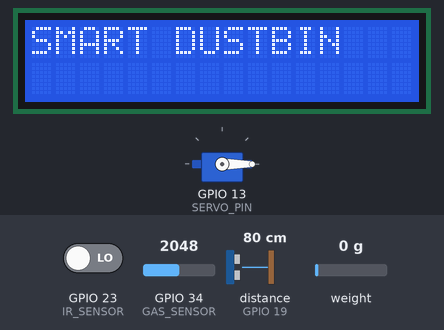
The sketch below on a simulated ESP32. Shown: 16×2 character LCD, servo. The inputs (shaded band) are chosen by the test bench; at power-on: GPIO 23 (IR_SENSOR) LOW, GPIO 34 (GAS_SENSOR) = 2048, distance to the obstacle (sensor on GPIO 19) 80 cm, weight on the scale 0 g. The echo pulse lasts 58.3 µs per cm; WiFi joins after 1.5 s; servers stay silent unless stated; uploads are accepted with an empty reply; the modem accepts every AT command (registered, SIM ready, sends succeed) and sends nothing else; what the sketch prints to the serial monitor is not drawn.

Above: at 0.1 s.
At 7.2 s:
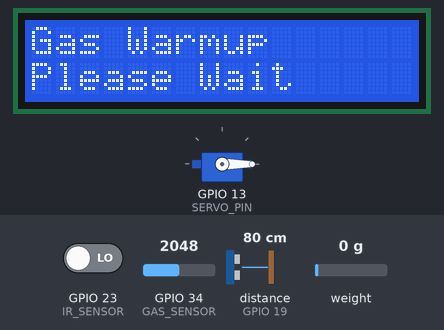
At 68.7 s:
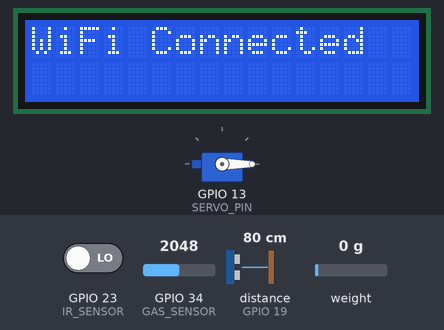
At 71.1 s:
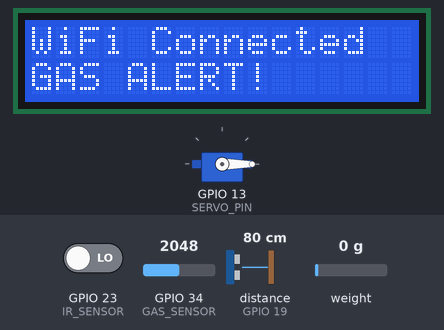

The sketch:

connection.ino
```cpp
#include <Wire.h>
#include <LiquidCrystal_I2C.h>
#include <ESP32Servo.h>
#include <WiFi.h>
#include <WiFiClientSecure.h>
#include <HTTPClient.h>
#include "HX711.h"

// ================= WIFI =================
const char* ssid = "iPhone";
const char* password = "ronaldo123";

// ================= SERVER =================
String serverURL = "https://smart-waste-server-p598.onrender.com/api/data";

// ================= LCD =================
LiquidCrystal_I2C lcd(0x27, 16, 2);

// ================= PINS =================
#define TRIG 18
#define ECHO 19
#define IR_SENSOR 23
#define SERVO_PIN 13
#define GAS_SENSOR 34

// HX711
#define DT 25
#define SCK 26

// GSM
#define RXD2 16
#define TXD2 17

// ================= OBJECTS =================
Servo myServo;
HX711 scale;

// ================= FLAGS =================
bool smsSent = false;
bool callMade = false;
bool gasAlertSent = false;

bool weightSmsSent = false;
bool weightCallMade = false;
bool isOverweight = false;

unsigned long fullStartTime = 0;
bool isFull = false;

unsigned long weightStartTime = 0;

unsigned long gasStartTime = 0;
bool gasTimerStarted = false;

// ================= THRESHOLDS =================
int gasThreshold = 1000;

float calibration_factor = -7050;

float weightThreshold = 10;

// ================= TIMERS =================
unsigned long lastSendTime = 0;

void setup() {

  Serial.begin(115200);

  // GSM Serial
  Serial2.begin(9600, SERIAL_8N1, RXD2, TXD2);

  // I2C
  Wire.begin(21, 22);

  // LCD
  lcd.begin(16, 2);
  lcd.backlight();
  lcd.clear();

  lcd.setCursor(0, 0);
  lcd.print("SMART DUSTBIN");

  // PIN MODES
  pinMode(TRIG, OUTPUT);
  pinMode(ECHO, INPUT);
  pinMode(IR_SENSOR, INPUT);
  pinMode(GAS_SENSOR, INPUT);

  // SERVO
  myServo.attach(SERVO_PIN);
  myServo.write(0);

  // HX711
  scale.begin(DT, SCK);
  scale.set_scale(calibration_factor);
  scale.tare();

  if (scale.is_ready()) {
    Serial.println("HX711 Ready");
  } else {
    Serial.println("HX711 NOT detected!");
  }

  // GSM INIT
  initGSM();

  // GAS SENSOR WARMUP
  lcd.clear();
  lcd.setCursor(0, 0);
  lcd.print("Gas Warmup");

  lcd.setCursor(0, 1);
  lcd.print("Please Wait");

  delay(60000);

  // WIFI
  lcd.clear();
  lcd.setCursor(0, 0);
  lcd.print("Connecting WiFi");

  WiFi.begin(ssid, password);

  while (WiFi.status() != WL_CONNECTED) {
    delay(500);
    Serial.print(".");
  }

  Serial.println("\nWiFi Connected");

  lcd.clear();
  lcd.setCursor(0, 0);
  lcd.print("WiFi Connected");

  delay(2000);
}

void loop() {

  // ================= IR SENSOR =================
  int irState = digitalRead(IR_SENSOR);

  // ================= GAS SENSOR =================
  int gasValue = 0;

  for (int i = 0; i < 20; i++) {
    gasValue += analogRead(GAS_SENSOR);
    delay(5);
  }

  gasValue /= 20;

  Serial.print("Gas Value: ");
  Serial.println(gasValue);

 // ================= WEIGHT =================
float weight   = 0;
float weightKg = 0;

// BASE VALUE
long baseValue = 230000;

if (scale.is_ready()) {

  // RAW VALUE
  long raw = scale.read();

  Serial.print("RAW: ");
  Serial.print(raw);

  // APPROXIMATE WEIGHT
  weightKg = (baseValue - raw) / 20000.0;

  // REMOVE NEGATIVE VALUES
  if (weightKg < 0) {
    weightKg = 0;
  }

  // REMOVE SMALL FLUCTUATIONS
  if (weightKg < 1) {
    weightKg = 0;
  }

  // LIMIT MAX VALUE
  if (weightKg > 10) {
    weightKg = 10;
  }

  // ROUND TO 1 DECIMAL
  weightKg = round(weightKg * 10.0) / 10.0;

  weight = weightKg;

  Serial.print("  Weight: ");
  Serial.print(weightKg, 1);
  Serial.println(" kg");

} else {

  Serial.println("HX711 not ready");
}

  // ================= ULTRASONIC =================
  long duration;
  float distance;

  digitalWrite(TRIG, LOW);
  delayMicroseconds(2);

  digitalWrite(TRIG, HIGH);
  delayMicroseconds(10);

  digitalWrite(TRIG, LOW);

  duration = pulseIn(ECHO, HIGH, 30000);

  if (duration == 0) {
    distance = 200;
  } else {
    distance = duration * 0.034 / 2;
  }

  Serial.print("Distance: ");
  Serial.println(distance);

  // ================= FILL LEVEL =================
  int fillLevel;

  if (irState == LOW) {
    fillLevel = 100;
  } else {
    fillLevel = 0;
  }

  Serial.print("Fill Level: ");
  Serial.println(fillLevel);

  // ================= SEND TO SERVER =================
  if (millis() - lastSendTime > 10000) {

    sendDataToServer(fillLevel, gasValue, weight, "none");

    lastSendTime = millis();
  }

  // Clear LCD line
  lcd.setCursor(0, 1);
  lcd.print("                ");

  // ================= GAS ALERT =================
  if (gasValue > gasThreshold && gasValue < 4090) {

    lcd.setCursor(0, 1);
    lcd.print("GAS ALERT!");

    myServo.write(0);

    if (!gasTimerStarted) {

      gasStartTime = millis();

      gasTimerStarted = true;

      sendSMS("WARNING! GAS DETECTED IN DUSTBIN", fillLevel, gasValue, weight);
    }

    // Call after 20 seconds
    if ((millis() - gasStartTime >= 20000) && !gasAlertSent) {

      makeCall();

      gasAlertSent = true;
    }

    delay(500);
    return;

  } else {

    gasAlertSent = false;
    gasTimerStarted = false;
  }

  // ================= WEIGHT OVERLOAD =================
  if (weight >= weightThreshold){
    lcd.setCursor(0, 1);
    lcd.print("OVERWEIGHT!");

    myServo.write(0);

    if (!isOverweight) {

      weightStartTime = millis();

      isOverweight = true;
    }

    if (!weightSmsSent) {

      sendSMS("WARNING! DUSTBIN OVERLOADED", fillLevel, gasValue, weight);

      weightSmsSent = true;
    }

    if ((millis() - weightStartTime >= 15000) && !weightCallMade) {

      makeCall();

      weightCallMade = true;
    }

    delay(500);
    return;

  } else {

    isOverweight = false;
    weightSmsSent = false;
    weightCallMade = false;
  }

  // ================= DUSTBIN FULL =================
  if (irState == LOW) {

    lcd.setCursor(0, 1);
    lcd.print("DUSTBIN FULL");

    myServo.write(0);

    if (!isFull) {

      fullStartTime = millis();

      isFull = true;
    }

    if (!smsSent) {

      sendSMS("DUSTBIN FULL", fillLevel, gasValue, weight);

      smsSent = true;
    }

    if ((millis() - fullStartTime >= 15000) && !callMade) {

      makeCall();

      callMade = true;
    }

  } else {

    isFull = false;
    smsSent = false;
    callMade = false;

    lcd.setCursor(0, 1);

    if (distance > 0 && distance < 20) {

      lcd.print("BIN OPEN");

      myServo.write(90);

    } else {

      lcd.print("BIN CLOSE");

      myServo.write(0);
    }
  }

  delay(500);
}

// ================= SEND DATA =================
void sendDataToServer(int fill, int gas, float weight, String smsStatus) {

  if (WiFi.status() == WL_CONNECTED) {

    WiFiClientSecure client;

    client.setInsecure();

    HTTPClient http;

    http.begin(client, serverURL);

    http.addHeader("Content-Type", "application/json");

    String json = "{";

    json += "\"bin_id\":\"BIN_001\",";
    json += "\"fill_level\":" + String(fill) + ",";
    json += "\"gas_level\":" + String(gas) + ",";
    json += "\"weight\":" + String(weight, 1) + ",";
    json += "\"smsStatus\":\"" + smsStatus + "\"";

    json += "}";

    int httpResponseCode = http.POST(json);

    Serial.print("HTTP Response: ");
    Serial.println(httpResponseCode);

    http.end();
  }
}

// ================= GSM INIT =================
void initGSM() {

  Serial.println("Initializing GSM...");

  Serial2.println("AT");
  delay(1000);

  Serial2.println("ATE0");
  delay(1000);

  Serial2.println("AT+CMGF=1");
  delay(1000);

  Serial2.println("AT+CSCS=\"GSM\"");
  delay(1000);

  Serial2.println("AT+CSQ");
  delay(1000);

  Serial2.println("AT+CREG?");
  delay(1000);

  while (Serial2.available()) {
    Serial.write(Serial2.read());
  }

  Serial.println("GSM Ready");
}

// ================= SEND SMS =================
void sendSMS(String msg, int fill, int gas, float weight) {

  Serial.println("Sending SMS...");

  Serial2.println("AT+CMGF=1");
  delay(1000);

  Serial2.println("AT+CSCS=\"GSM\"");
  delay(1000);

  Serial2.print("AT+CMGS=\"+919080865052\"\r");

  delay(3000);

  Serial2.print(msg);

  delay(500);

  Serial2.write(26);

  delay(7000);

  while (Serial2.available()) {
    Serial.write(Serial2.read());
  }

  Serial.println("SMS SENT");

  // SEND SMS STATUS TO SERVER
  sendDataToServer(fill, gas, weight, "sent");
}

// ================= MAKE CALL =================
void makeCall() {

  Serial.println("Calling...");

  Serial2.println("ATD+919080865052;");

  delay(15000);

  Serial2.println("ATH");
}
```

Measured:
- what the display in image 1 shows lasts 60.0 s, from 7.1 s to 67.1 s
- what the display in image 2 shows lasts 2.5 s, from 68.6 s to 71.1 s
